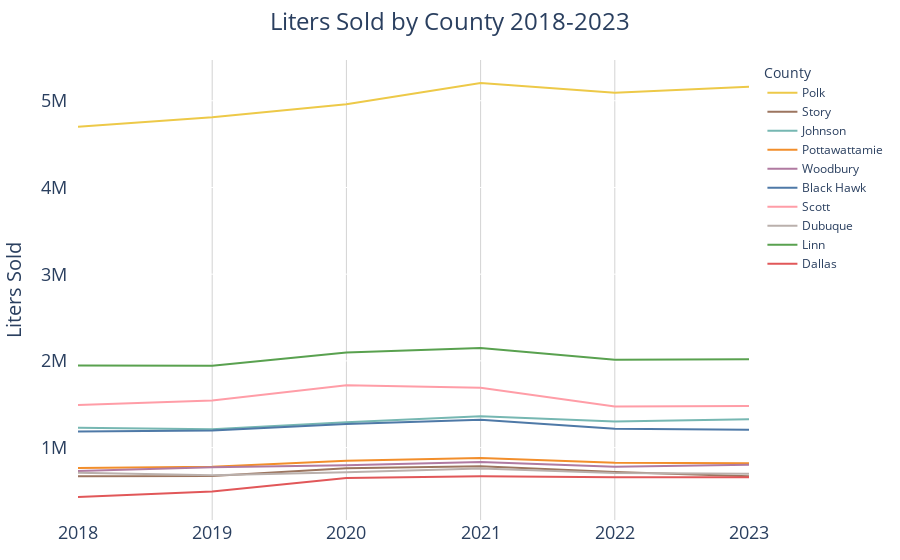

Notebook source saved alongside this figure:
### Markdown cell above
### We see a bump in 2020-2021 in many counties. Let's calculate and visualize percent change to get a clearer picture.

### Code cell
fig = px.line(
    sales_by_county_year_df,
    x='year',
    y='liters_sold',
    orientation='h',  # Horizontal bar chart
    color='county',  # Assign colors based on 'county' field
    color_discrete_map=county_colors,  # Apply custom colors
    labels={'liters_sold': 'Liters Sold ', 'county': 'County ', 'year': 'Year '},  # Custom labels
    height=600  # Adjust height to accommodate all counties
)

# Update layout
fig.update_layout(
    xaxis=dict(
        title=None,
        tickfont=dict(size=18),
        title_font = dict(size = 20),
        showgrid = True,
        gridcolor = 'LightGrey'
    ), 
    
    yaxis=dict(
        title='Liters Sold',
        title_font = dict(size = 20),
        tickfont=dict(size=18),
        ticksuffix = '  ',#used to create pad between ytick labels and chart
        tickformat=".0s" # No decimal places, use SI notation
    ),
    
    title=dict(
        text = "Liters Sold by County 2018-2023",
        x = .5,
        xanchor = 'center'
     ),

    showlegend=True,  # Hide legend since colors are used for encoding 'county'
    plot_bgcolor='rgba(0,0,0,0)',  # Transparent background for the plot area
    margin=dict(l=40, r=40, t=60, b=40),  # Left, Right, Top, Bottom margins
    title_font_size = 24
)

fig.show()

### Figure 1 — Plotly figure (JSON) as saved in the notebook; plotly's stock layout.template omitted (floating-point values rounded to 4 significant figures)
{"data": [{"hovertemplate": "County =Polk<br>Year =%{x}<br>Liters Sold =%{y}<extra></extra>", "legendgroup": "Polk", "line": {"color": "#edc948", "dash": "solid"}, "marker": {"symbol": "circle"}, "mode": "lines", "name": "Polk", "orientation": "h", "showlegend": true, "type": "scatter", "x": ["2018", "2019", "2020", "2021", "2022", "2023"], "xaxis": "x", "y": [4699000.0, 4811000.0, 4961000.0, 5205000.0, 5091000.0, 5163000.0], "yaxis": "y"}, {"hovertemplate": "County =Story<br>Year =%{x}<br>Liters Sold =%{y}<extra></extra>", "legendgroup": "Story", "line": {"color": "#9c755f", "dash": "solid"}, "marker": {"symbol": "circle"}, "mode": "lines", "name": "Story", "orientation": "h", "showlegend": true, "type": "scatter", "x": ["2018", "2019", "2020", "2021", "2022", "2023"], "xaxis": "x", "y": [670700.0, 671800.0, 761100.0, 784300.0, 719500.0, 668400.0], "yaxis": "y"}, {"hovertemplate": "County =Johnson<br>Year =%{x}<br>Liters Sold =%{y}<extra></extra>", "legendgroup": "Johnson", "line": {"color": "#76b7b2", "dash": "solid"}, "marker": {"symbol": "circle"}, "mode": "lines", "name": "Johnson", "orientation": "h", "showlegend": true, "type": "scatter", "x": ["2018", "2019", "2020", "2021", "2022", "2023"], "xaxis": "x", "y": [1229000.0, 1212000.0, 1291000.0, 1361000.0, 1301000.0, 1328000.0], "yaxis": "y"}, {"hovertemplate": "County =Pottawattamie<br>Year =%{x}<br>Liters Sold =%{y}<extra></extra>", "legendgroup": "Pottawattamie", "line": {"color": "#f28e2b", "dash": "solid"}, "marker": {"symbol": "circle"}, "mode": "lines", "name": "Pottawattamie", "orientation": "h", "showlegend": true, "type": "scatter", "x": ["2018", "2019", "2020", "2021", "2022", "2023"], "xaxis": "x", "y": [764400.0, 780400.0, 849100.0, 881000.0, 826100.0, 818500.0], "yaxis": "y"}, {"hovertemplate": "County =Woodbury<br>Year =%{x}<br>Liters Sold =%{y}<extra></extra>", "legendgroup": "Woodbury", "line": {"color": "#b07aa1", "dash": "solid"}, "marker": {"symbol": "circle"}, "mode": "lines", "name": "Woodbury", "orientation": "h", "showlegend": true, "type": "scatter", "x": ["2018", "2019", "2020", "2021", "2022", "2023"], "xaxis": "x", "y": [731000.0, 772700.0, 795800.0, 832600.0, 779900.0, 802500.0], "yaxis": "y"}, {"hovertemplate": "County =Black Hawk<br>Year =%{x}<br>Liters Sold =%{y}<extra></extra>", "legendgroup": "Black Hawk", "line": {"color": "#4e79a7", "dash": "solid"}, "marker": {"symbol": "circle"}, "mode": "lines", "name": "Black Hawk", "orientation": "h", "showlegend": true, "type": "scatter", "x": ["2018", "2019", "2020", "2021", "2022", "2023"], "xaxis": "x", "y": [1185000.0, 1196000.0, 1272000.0, 1321000.0, 1217000.0, 1206000.0], "yaxis": "y"}, {"hovertemplate": "County =Scott<br>Year =%{x}<br>Liters Sold =%{y}<extra></extra>", "legendgroup": "Scott", "line": {"color": "#ff9da7", "dash": "solid"}, "marker": {"symbol": "circle"}, "mode": "lines", "name": "Scott", "orientation": "h", "showlegend": true, "type": "scatter", "x": ["2018", "2019", "2020", "2021", "2022", "2023"], "xaxis": "x", "y": [1490000.0, 1542000.0, 1718000.0, 1691000.0, 1474000.0, 1481000.0], "yaxis": "y"}, {"hovertemplate": "County =Dubuque<br>Year =%{x}<br>Liters Sold =%{y}<extra></extra>", "legendgroup": "Dubuque", "line": {"color": "#bab0ac", "dash": "solid"}, "marker": {"symbol": "circle"}, "mode": "lines", "name": "Dubuque", "orientation": "h", "showlegend": true, "type": "scatter", "x": ["2018", "2019", "2020", "2021", "2022", "2023"], "xaxis": "x", "y": [710400.0, 681100.0, 716500.0, 759200.0, 706100.0, 699600.0], "yaxis": "y"}, {"hovertemplate": "County =Linn<br>Year =%{x}<br>Liters Sold =%{y}<extra></extra>", "legendgroup": "Linn", "line": {"color": "#59a14f", "dash": "solid"}, "marker": {"symbol": "circle"}, "mode": "lines", "name": "Linn", "orientation": "h", "showlegend": true, "type": "scatter", "x": ["2018", "2019", "2020", "2021", "2022", "2023"], "xaxis": "x", "y": [1946000.0, 1943000.0, 2096000.0, 2149000.0, 2012000.0, 2020000.0], "yaxis": "y"}, {"hovertemplate": "County =Dallas<br>Year =%{x}<br>Liters Sold =%{y}<extra></extra>", "legendgroup": "Dallas", "line": {"color": "#e15759", "dash": "solid"}, "marker": {"symbol": "circle"}, "mode": "lines", "name": "Dallas", "orientation": "h", "showlegend": true, "type": "scatter", "x": ["2018", "2019", "2020", "2021", "2022", "2023"], "xaxis": "x", "y": [430200.0, 494200.0, 648200.0, 668600.0, 658800.0, 658800.0], "yaxis": "y"}], "layout": {"autosize": true, "legend": {"title": {"text": "County "}, "tracegroupgap": 0}, "margin": {"b": 40, "l": 40, "r": 40, "t": 60}, "plot_bgcolor": "rgba(0, 0, 0, 0)", "showlegend": true, "title": {"font": {"size": 24}, "text": "Liters Sold by County 2018-2023", "x": 0.5, "xanchor": "center"}, "xaxis": {"anchor": "y", "autorange": true, "domain": [0, 1], "gridcolor": "LightGrey", "range": [0, 5], "showgrid": true, "tickfont": {"size": 18}, "title": {"font": {"size": 20}}, "type": "category"}, "yaxis": {"anchor": "x", "autorange": true, "domain": [0, 1], "range": [164900.0, 5470000.0], "tickfont": {"size": 18}, "tickformat": ".0s", "ticksuffix": "  ", "title": {"font": {"size": 20}, "text": "Liters Sold"}, "type": "linear"}}}
